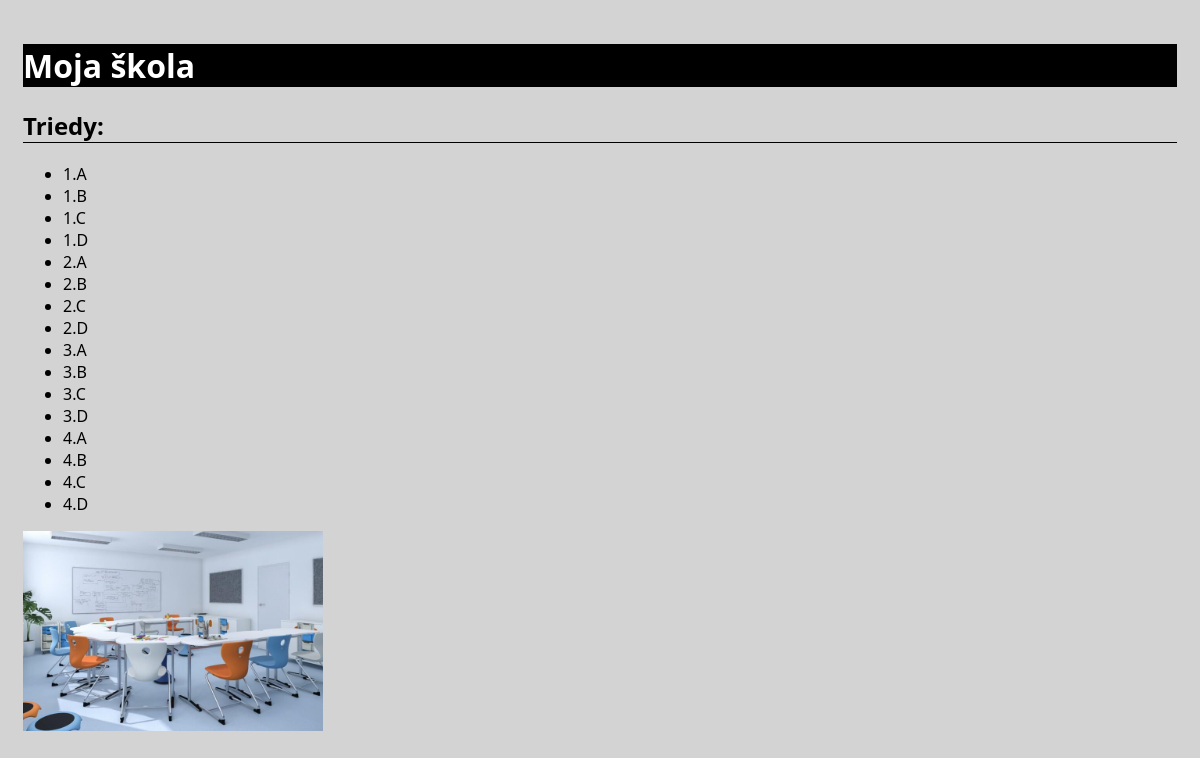
The page /skola/triedy/ on the database its author committed.
### skola/models.py (models this page shows)
class Trieda(models.Model):
    nazov = models.CharField(max_length=10)
    def __str__(self):
        return f"{self.nazov}"

### skola/views.py (the view)
# urls.py: path('triedy/', views.vypis_triedy, name="triedy"),
def vypis_triedy(request):
    triedy = Trieda.objects.all().order_by("nazov")
    return render(request, "skola/index.html", {"triedy":triedy})

### skola/templates/skola/index.html (shortened to what this page needs)
{% load static %}
<!DOCTYPE html>
<html lang="en">
<head>
    <link rel="stylesheet" href="{% static 'skola/skola.css'%}">
</head>
<body>
    <h1>Moja škola</h1>
    {% if triedy %}
    <h2>Triedy:</h2>
    <ul>
        {% for trieda in triedy %}
        <li>{{trieda}}</li>
        {% endfor %}
    </ul>
    {% endif %}
    <img src="{% static 'skola/skola.jpg' %}" alt="skola" width="300">
</body>
</html>

### skola/static/skola/skola.css (style rules this page uses)
body { padding: 15px; font-family:'Segoe UI', Tahoma, Geneva, Verdana, sans-serif; background-color:lightgray; }
h1 { background-color: black; color: white; }
h2 { border-bottom: 1px solid; }

### rows shown on the page
Trieda: nazov "1.A"
Trieda: nazov "1.B"
Trieda: nazov "1.C"
Trieda: nazov "1.D"
Trieda: nazov "2.A"
Trieda: nazov "2.B"
Trieda: nazov "2.C"
Trieda: nazov "2.D"
Trieda: nazov "3.A"
Trieda: nazov "3.B"
Trieda: nazov "3.C"
Trieda: nazov "3.D"
Trieda: nazov "4.A"
Trieda: nazov "4.B"
Trieda: nazov "4.C"
Trieda: nazov "4.D"
